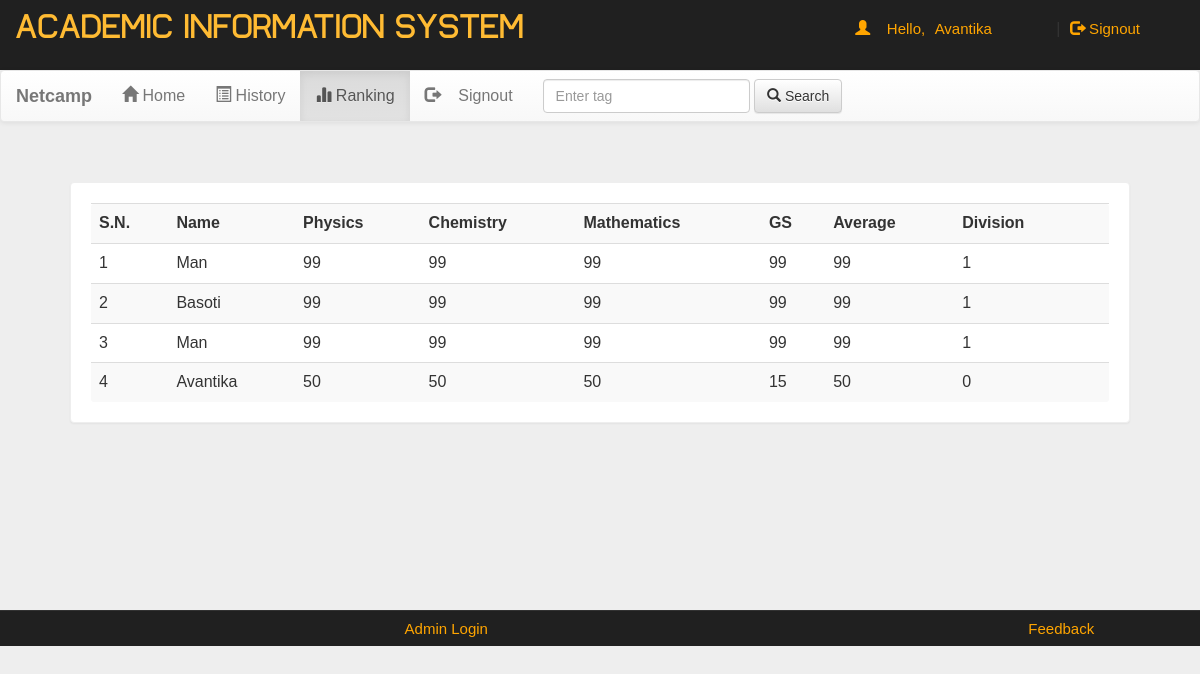
/account.php?q=3 (signed in), run on the app's committed database.
### tables this page shows
CREATE TABLE `quiz` (
  `eid` text NOT NULL,
  `name` varchar(15) NOT NULL,
  `phys` int(3) NOT NULL,
  `chem` int(3) NOT NULL,
  `math` int(3) NOT NULL,
  `gs` int(3) NOT NULL,
  `avrg` int(10) NOT NULL,
  `divs` int(1) NOT NULL,
  `date` timestamp NOT NULL DEFAULT CURRENT_TIMESTAMP ON UPDATE CURRENT_TIMESTAMP
);

### account.php (the view, shortened to what this page needs)
<!DOCTYPE html PUBLIC "-//W3C//DTD XHTML 1.0 Transitional//EN" "http://www.w3.org/TR/xhtml1/DTD/xhtml1-transitional.dtd">
<html xmlns="http://www.w3.org/1999/xhtml">
<head>
<link  rel="stylesheet" href="css/bootstrap.min.css"/>
 <link  rel="stylesheet" href="css/bootstrap-theme.min.css"/>
 <link rel="stylesheet" href="css/main.css">
 <link  rel="stylesheet" href="css/font.css">
</head>
<body>
<div class="header">
<div class="row">
<div class="col-lg-6">
<span class="logo">ACADEMIC INFORMATION SYSTEM</span></div>
<div class="col-md-4 col-md-offset-2">
 <?php
 include_once 'dbConnection.php';
  if(!(isset($_SESSION['email']))){
header("location:index.php");
}
else
{
$name = $_SESSION['name'];
echo '<span class="pull-right top title1" ><span class="log1"><span class="glyphicon glyphicon-user" aria-hidden="true"></span>&nbsp;&nbsp;&nbsp;&nbsp;Hello,</span> <a href="account.php?q=1" class="log log1">'.$name.'</a>&nbsp;|&nbsp;<a href="logout.php?q=account.php" class="log"><span class="glyphicon glyphicon-log-out" aria-hidden="true"></span>&nbsp;Signout</button></a></span>';
}?>
</div>
</div></div>
<div class="bg">
<nav class="navbar navbar-default title1">
  <div class="container-fluid">
    <div class="navbar-header">
      <a class="navbar-brand" href="#"><b>Netcamp</b></a>
    </div>
    <div class="collapse navbar-collapse" id="bs-example-navbar-collapse-1">
      <ul class="nav navbar-nav">
        <li <?php if(@$_GET['q']==1) echo'class="active"'; ?> ><a href="account.php?q=1"><span class="glyphicon glyphicon-home" aria-hidden="true"></span>&nbsp;Home<span class="sr-only">(current)</span></a></li>
        <li <?php if(@$_GET['q']==2) echo'class="active"'; ?>><a href="account.php?q=2"><span class="glyphicon glyphicon-list-alt" aria-hidden="true"></span>&nbsp;History</a></li>
		<li <?php if(@$_GET['q']==3) echo'class="active"'; ?>><a href="account.php?q=3"><span class="glyphicon glyphicon-stats" aria-hidden="true"></span>&nbsp;Ranking</a></li>
		<li class="pull-right"> <a href="logout.php?q=account.php"><span class="glyphicon glyphicon-log-out" aria-hidden="true"></span>&nbsp;&nbsp;&nbsp;&nbsp;Signout</a></li>
		</ul>
            <form class="navbar-form navbar-left" role="search">
        <div class="form-group">
          <input type="text" class="form-control" placeholder="Enter tag ">
        </div>
        <button type="submit" class="btn btn-default"><span class="glyphicon glyphicon-search" aria-hidden="true"></span>&nbsp;Search</button>
      </form>
      </div>
  </div>
</nav>
<div class="container">
<div class="row">
<div class="col-md-12">
<?php
if(@$_GET['q']== 3) {
  $result = mysqli_query($con,"SELECT * FROM quiz ORDER BY divs DESC") or die('Error');
echo  '<div class="panel"><div class="table-responsive"><table class="table table-striped title1">
<tr><td><b>S.N.</b></td><td><b>Name</b></td><td><b>Physics</b></td><td><b>Chemistry</b></td><td><b>Mathematics</b></td><td><b>GS</b></td><td><b>Average</b></td><td><b>Division</b></td><td></td></tr>';
$c=1;
while($row = mysqli_fetch_array($result)) {
  $name = $row['name'];
  $phys = $row['phys'];
	$chem = $row['chem'];
  $math = $row['math'];
  $gs = $row['gs'];
  $avrg =($phys+$chem+$math)/3;
  $divs = $row['divs'];
	echo '<tr><td>'.$c++.'</td><td>'.$name.'</td><td>'.$phys.'</td><td>'.$chem.'</td><td>'.$math.'</td><td>'.$gs.'</td><td>'.$avrg.'</td><td>'.$divs.'</td>
	<td><b></b></td></tr>';
}
echo '</table></div></div>';
}
?>
</div></div></div></div>
<div class="row footer">
<div class="col-md-3 box">
</div>
<div class="col-md-3 box">
<a href="#" data-toggle="modal" data-target="#login">Admin Login</a></div>
<div class="col-md-3 box">
</div>
<div class="col-md-3 box">
<a href="feedback.php" target="_blank">Feedback</a></div></div>
</body>
</html>

### css/main.css (style rules this page uses)
body { overflow-x:hidden; width:100%; font: 15px "Century Gothic", "Times Roman", sans-serif; background:#eee; min-height:550px; background-attachment:fixed; }
.bg { min-height:540px; }
.panel { border-color:#eee; margin:40px; padding:20px; font: 15px "Century Gothic", "Times Roman", sans-serif; }
.header { background:#202020; height:70px; }
.logo { font-family:'typo'; font-size:35px; color:#ffbb33; margin:15px; }
.title1 { font: 16px "Century Gothic", "Times Roman", sans-serif; }
.footer { font-size:15px; text-align:center; border-top:1px solid; border-color:#323232; background-color:#202020; }
.footer a { margin:25px; color:orange; text-decoration:none; font: 15px "Century Gothic", "Times Roman", sans-serif; }
.box { padding:9px; }
.top { margin-top:20px; }
.log1 { font: 15px 'Ubuntu', sans-serif; color:orange; margin-left:10px; }
.log { margin:10px; margin-right:60px; margin-left:5px; color:orange; text-decoration:none; font-size:20px; font-size:15px; }

### data on the page
quiz: name "Man", phys "99", chem "99", math "99", gs "99", divs "1"
quiz: name "Basoti", phys "99", chem "99", math "99", gs "99", divs "1"
quiz: name "Man", phys "99", chem "99", math "99", gs "99", divs "1"
quiz: name "Avantika", phys "50", chem "50", math "50", gs "15", divs "0"

### other printed values
$name "Avantika"
